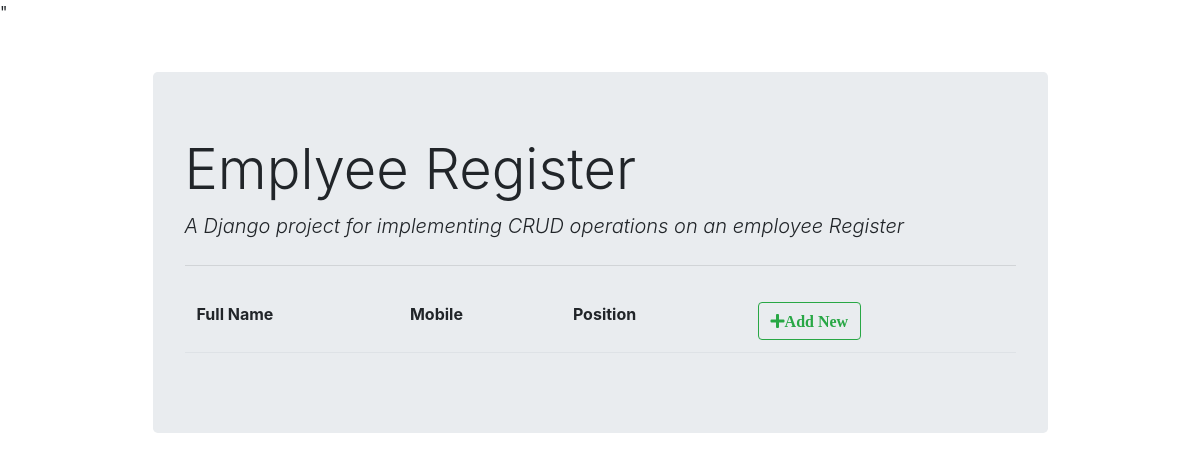
The page /list/ on the database as committed earlier.
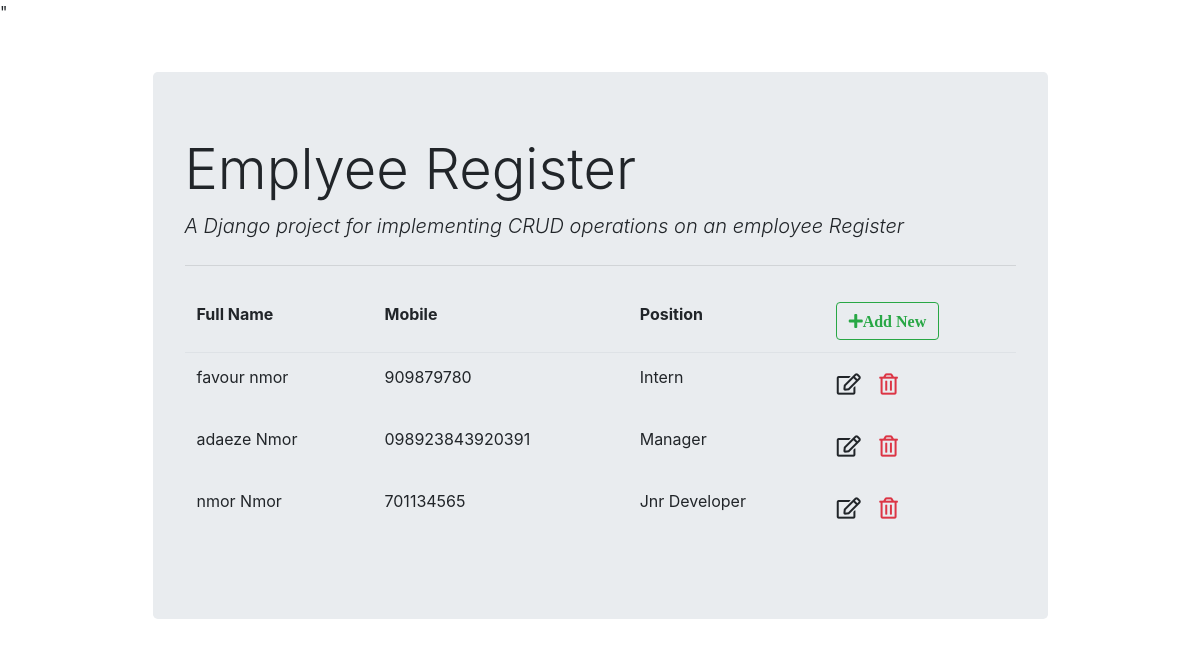
The same page on the database as committed later.
### employeeRegister/models.py (models this page shows)
class Employee(models.Model):
    Fullname = models.CharField(max_length=250)
    Emp_code = models.CharField(max_length=5)
    position = models.ForeignKey(Position, on_delete= models.CASCADE)
    mobile = models.CharField(max_length=15)
    Address =  models.CharField(max_length=250)
    EMail = models.EmailField

class Position(models.Model):
    title = models.CharField(max_length=50)
    def __str__(self):
        return self.title

### employeeRegister/views.py (the view)
# urls.py: path('list/', views.employee_list, name='employee_list'),
def employee_list(request):
    context = {'employee_list' : Employee.objects.all()}
    return render(request, 'employeeRegister/employee_list.html', context)

### employeeRegister/templates/employeeRegister/employee_list.html (shortened to what this page needs)
{% extends 'employeeRegister/base.html' %}
{% block content %}
<table class="table table-borderless">
    <thead class="border-bottom font-weight-bold">
        <tr>
            <td>Full Name</td>
            <td>Mobile</td>
            <td>Position</td>
            <td>
                <a href="{% url 'employee_insert' %}" class="btn btn-outline-success">
                     <i class="fas fa-plus">Add New</i>
                </a>
            </td>
        </tr>
    </thead>
    <body>
        {% for employee in employee_list %}
            <tr>
                <td>{{employee.Fullname}}</td>
                <td>{{employee.mobile}}</td>
                <td>{{employee.position}}</td>
                <td>
                    <a href="{% url 'employee-update' employee.id %}" class="btn test-secondary px-0">
                        <i class="far fa-edit fa-lg"></i>
                    </a>
                    <form action="{% url 'employee_delete' employee.id %}" method="post" class="d-inline">
                        <button type="submit" class="btn">
                            <i class="far fa-trash-alt fa-lg text-danger float-right"></i>
                        </button>
                    </form>
                </td>
            </tr>
        {% endfor %}
    </body>
</table>
{% endblock content%}

### employeeRegister/templates/employeeRegister/base.html (shortened to what this page needs)
<!doctype html>
<html lang="en">
  <head>
    <link rel="stylesheet" href="https://cdn.jsdelivr.net/npm/bootstrap@4.5.3/dist/css/bootstrap.min.css">
    <link href="https://cdnjs.cloudflare.com/ajax/libs/font-awesome/4.7.0/css/font-awesome.min.css" rel="stylesheet">
    <link rel="stylesheet" href="https://cdnjs.cloudflare.com/ajax/libs/font-awesome/5.11.2/css/all.min.css" />"
  </head>
  <body>
    <div class="container">
        <div class="col-md-10 offset-md-1 mt-5">
            <div class="jumbotron">
                <h1 class="display-4">Emplyee Register</h1>
                <p class="lead font-italic">A Django project for implementing CRUD operations on an employee Register</p>
                <hr class="my-4">
                {% block content %}
                {% endblock content %}
              </div>
        </div>
    </div>
  </body>
</html>

Rows that differ between the two databases and show on the page:
added Employee: Fullname "favour nmor", mobile "909879780", position "Intern"
added Employee: Fullname "adaeze Nmor", mobile "098923843920391", position "Manager"
added Employee: Fullname "nmor Nmor", mobile "701134565", position "Jnr Developer"
